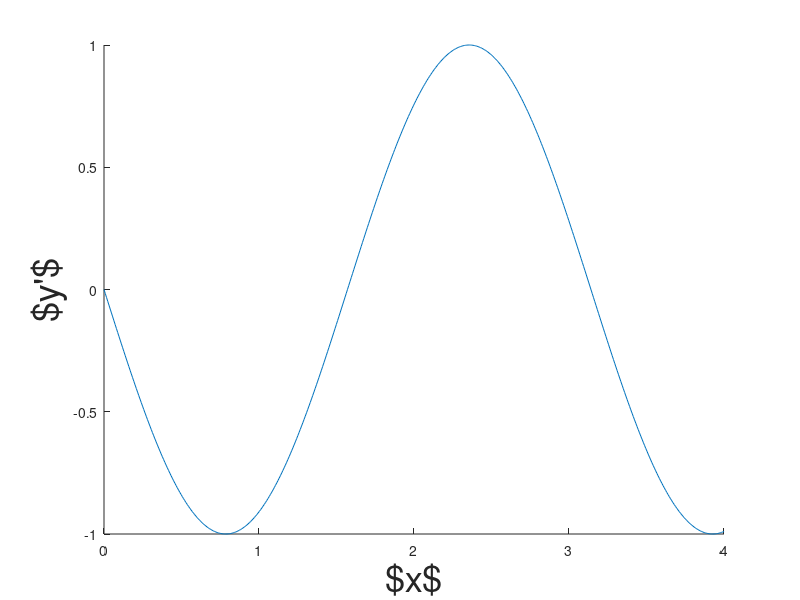
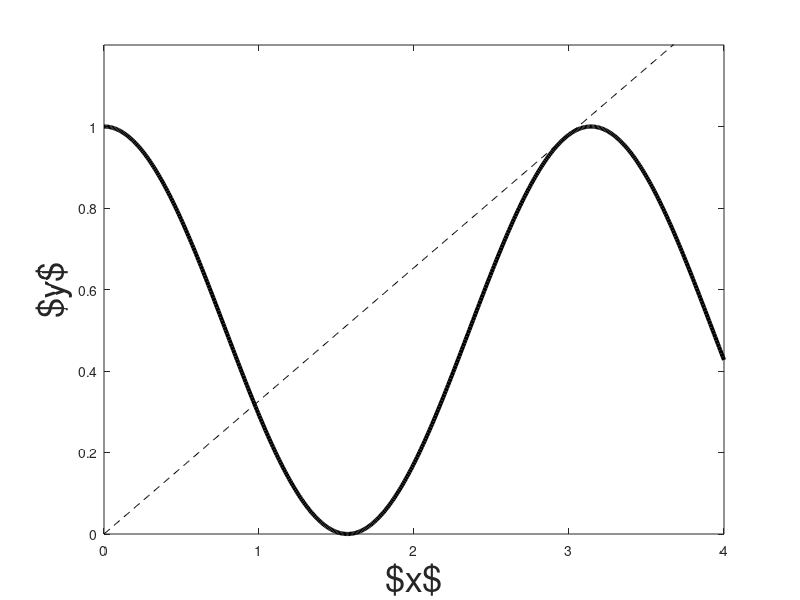

These figures' MATLAB source, in order:
clear all
close all
clc

x = linspace(0, 4, 500 );

y = ( cos(x) ).^(2);

% Intersection point
x0 = 2.9751;
m = -2.*sin( x0 ).*cos( x0 );
tangentLine = m.*x;

figure();
hold on;
plot( x, -2.*sin(x).*cos(x) );
xlabel( '$x$', 'FontSize', 26 );
ylabel( '$y''$', 'FontSize', 26 );

figure();
hold on;
plot( x, y, 'k', 'LineWidth', 3 );
plot( x, tangentLine, '--k' );
xlabel( '$x$', 'FontSize', 26 );
ylabel( '$y$', 'FontSize', 26 );
xlim( [0, 4] );
ylim( [0, 1.2] );
box on;
